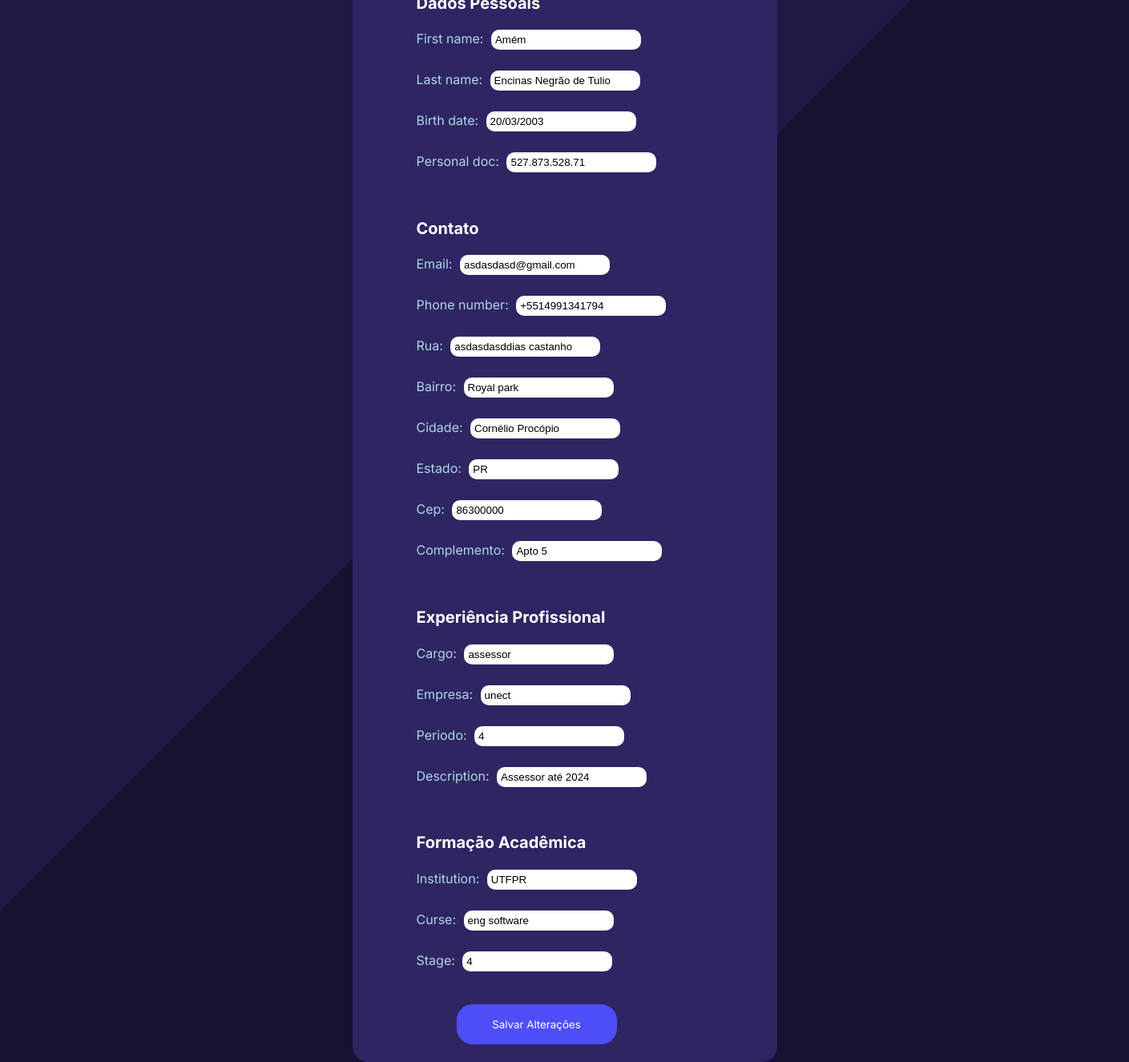
The page /recrutamento/curriculum/edit/68 on the database its author committed.
### recrutamento/models.py (models this page shows, shortened)
class PersonalData(models.Model):
    first_name = models.CharField(max_length=200)
    last_name = models.CharField(max_length=200)
    birth_date = models.DateField()
    personal_doc = models.CharField(max_length=14)

class Contact(models.Model):
    email = models.EmailField(validators=[validate_email])#Validação de email
    phone_number = PhoneNumberField(blank=True)#validação de telefone
    rua = models.CharField(max_length=200)
    bairro = models.CharField(max_length=200)
    cidade = models.CharField(max_length=200)
    estado = models.CharField(max_length=2)
    cep = models.CharField(max_length=8)
    complemento = models.CharField(max_length=200)

class ProfessionalExperience(models.Model):
    cargo = models.CharField(max_length=200)
    empresa = models.CharField(max_length=200)
    periodo = models.IntegerField()
    description = models.CharField(max_length=200)

class AcademicFormation(models.Model):
    institution = models.CharField(max_length=200)
    curse = models.CharField(max_length=200)
    stage = models.IntegerField()

### recrutamento/views.py (the view)
# urls.py: path("curriculum/edit/<int:curriculum_id>", views.update_curriculum, name="update_curriculum"),
def update_curriculum(request, curriculum_id):
    curriculo = get_object_or_404(Curriculo, pk=curriculum_id)#Encontra curriculo a partir do id
    if request.method == 'POST':
        personal_data_form = FormularioPersonalData(request.POST, instance=curriculo.curr_personal_data)#Altera a instancia do formulario para os dados pessoais que serao editados
        contact_form = FormularioContato(request.POST, instance=curriculo.curr_contact)#Altera a instancia do formulario para o contato que sera editado
        professional_experience_form = FormularioProfessionalExperience(request.POST, instance=curriculo.curr_professional_experience)#Altera a instancia do formulario para a experiencia profissional que sera editada
        academic_formation_form = FormularioAcademicFormation(request.POST, instance=curriculo.curr_academic_formation)#Altera a instancia do formulario para a formacao academica que sera editada
        if (personal_data_form.is_valid() and contact_form.is_valid() and
                professional_experience_form.is_valid() and academic_formation_form.is_valid()):
            personal_data_form.save()
            contact_form.save()
            professional_experience_form.save()
            academic_formation_form.save()
            return redirect('get_all_curriculums')  # Substitua 'success_page' pela URL desejada
    else:
        personal_data_form = FormularioPersonalData(instance=curriculo.curr_personal_data)
        contact_form = FormularioContato(instance=curriculo.curr_contact)
        professional_experience_form = FormularioProfessionalExperience(instance=curriculo.curr_professional_experience)
        academic_formation_form = FormularioAcademicFormation(instance=curriculo.curr_academic_formation)
    return render(request, 'recrutamento/curriculums/edit_curriculum.html', {
        'personal_data_form': personal_data_form,
        'contact_form': contact_form,
        'professional_experience_form': professional_experience_form,
        'academic_formation_form': academic_formation_form,
        'curriculo': curriculo,
    })

### recrutamento/forms.py
class FormularioPersonalData(forms.ModelForm):
    birth_date = forms.DateField(
        widget=forms.DateInput(format='%d/%m/%Y'),
        input_formats=['%d/%m/%Y']
    )
    class Meta:
        model = PersonalData
        fields = ['first_name', 'last_name', 'birth_date', 'personal_doc']

class FormularioContato(forms.ModelForm):
    phone_number = PhoneNumberField(region="BR")
    class Meta:
        model = Contact
        fields = ['email', 'phone_number', 'rua', 'bairro', 'cidade', 'estado', 'cep', 'complemento']

### recrutamento/templates/recrutamento/curriculums/edit_curriculum.html (shortened to what this page needs)
<!DOCTYPE html>
<html>
<head>
</head>
<body>
    <form method="post">
        <h2>Dados Pessoais</h2>
        {{ personal_data_form.as_p }}
        <br>
        <h2>Contato</h2>
        {{ contact_form.as_p }}
        <br>
        <h2>Experiência Profissional</h2>
        {{ professional_experience_form.as_p }}
        <br>
        <h2>Formação Acadêmica</h2>
        {{ academic_formation_form.as_p }}
        <br>
        <button type="submit" class="submit_button">Salvar Alterações</button>
    </form>
</body>
</html>

### recrutamento/templates/recrutamento/curriculums/edit_curriculum.html (style rules this page uses)
body { background-color: #171231; font-family: 'Inter', sans-serif; margin: 0; padding: 0; height: 100vh; display: flex; justify-content: center; align-items: center; }
h2 { position: relative; color: white; font-size: 20px; z-index: 10; }
.submit_button { position: relative; font-family: 'Inter', sans-serif; background-color: #4d4ef8; color: white; left: 50px; padding: 14px 20px; border: none; cursor: pointer; width: 200px; height: 50px; border-radius: 20px; z-index: 10; }
form { position: relative; font-family: 'Inter', sans-serif; background-color: #2f2562; top: 250px; width: 450px; height: 1350px; padding-left: 80px; border-radius: 20px; z-index: 3; }
p { position: relative; color: lightblue; z-index: 10; }
input { position: relative; margin: 5px; padding: 5px; border: none; border-radius: 10px; z-index: 10; }

### rows shown on the page
PersonalData: first_name "Amém", last_name "Encinas Negrão de Tulio", birth_date "20/03/2003", personal_doc "527.873.528.71"
Contact: email "asdasdasd@gmail.com", phone_number "+5514991341794", rua "asdasdasddias castanho", bairro "Royal park", cidade "Cornélio Procópio", estado "PR", cep "86300000", complemento "Apto 5"
ProfessionalExperience: cargo "assessor", empresa "unect", periodo "4", description "Assessor até 2024"
AcademicFormation: institution "UTFPR", curse "eng software", stage "4"
